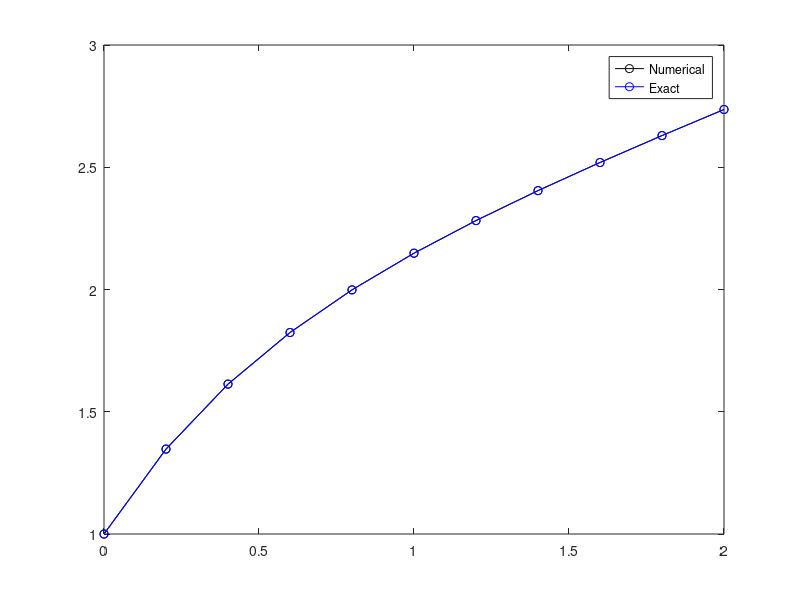

The MATLAB source for this figure:
%Runge-Kutta 4th order ODE Solver
clear
clc
close all

%Inputs
func = @(x,y) -2*y+x+4;
h = 0.2;
x_upper_lim = 2;
x_0 = 0;
x = transpose(x_0:h:x_upper_lim);
y = zeros(length(x),1);
%Initial Boundary Condition
y(1,1) = 1;

for i = 2:length(y)
    k_1 = (h)*(func(x(i-1),y(i-1)));
    k_2 = (h)*(func(x(i-1)+(h/2),(y(i-1)+(k_1/2))));
    k_3 = (h)*(func(x(i-1)+(h/2),(y(i-1)+(k_2/2))));
    k_4 = (h)*(func(x(i-1)+h,(y(i-1)+k_3)));
    y(i,1) = y(i-1)+(1/6)*(k_1+2*k_2+2*k_3+k_4);
end

v = transpose(x_0:h:x_upper_lim);
ex(:,1) = -0.75*exp(-2.*v)+0.5.*v+1.75;
%Result
plot(x,y,'-ko')
hold on
plot(v,ex,'-bo')
legend('Numerical','Exact')